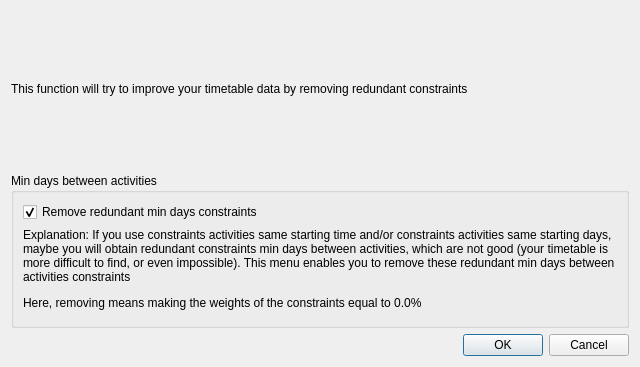
<?xml version="1.0" encoding="UTF-8"?>
<ui version="4.0">
 <class>RemoveRedundantForm_template</class>
 <widget class="QDialog" name="RemoveRedundantForm_template">
  <property name="geometry">
   <rect>
    <x>0</x>
    <y>0</y>
    <width>640</width>
    <height>367</height>
   </rect>
  </property>
  <property name="windowTitle">
   <string>Remove redundant constraints</string>
  </property>
  <layout class="QGridLayout" name="gridLayout_2">
   <item row="0" column="0">
    <widget class="QLabel" name="label_5">
     <property name="sizePolicy">
      <sizepolicy hsizetype="Minimum" vsizetype="Minimum">
       <horstretch>0</horstretch>
       <verstretch>0</verstretch>
      </sizepolicy>
     </property>
     <property name="text">
      <string>This function will try to improve your timetable data by removing redundant constraints</string>
     </property>
     <property name="wordWrap">
      <bool>true</bool>
     </property>
    </widget>
   </item>
   <item row="2" column="0">
    <widget class="QDialogButtonBox" name="buttonBox">
     <property name="orientation">
      <enum>Qt::Horizontal</enum>
     </property>
     <property name="standardButtons">
      <set>QDialogButtonBox::Cancel|QDialogButtonBox::Ok</set>
     </property>
    </widget>
   </item>
   <item row="1" column="0">
    <widget class="QGroupBox" name="groupBox">
     <property name="title">
      <string>Min days between activities</string>
     </property>
     <layout class="QGridLayout" name="gridLayout">
      <item row="0" column="0">
       <widget class="QCheckBox" name="removeRedundantCheckBox">
        <property name="text">
         <string>Remove redundant min days constraints</string>
        </property>
        <property name="checked">
         <bool>true</bool>
        </property>
       </widget>
      </item>
      <item row="1" column="0">
       <widget class="QLabel" name="label_4">
        <property name="sizePolicy">
         <sizepolicy hsizetype="Minimum" vsizetype="Minimum">
          <horstretch>0</horstretch>
          <verstretch>0</verstretch>
         </sizepolicy>
        </property>
        <property name="text">
         <string>Explanation: If you use constraints activities same starting time and/or constraints activities same starting days, maybe you will obtain redundant constraints min days between activities, which are not good (your timetable is more difficult to find, or even impossible). This menu enables you to remove these redundant min days between activities constraints</string>
        </property>
        <property name="wordWrap">
         <bool>true</bool>
        </property>
       </widget>
      </item>
      <item row="2" column="0">
       <widget class="QLabel" name="label_6">
        <property name="sizePolicy">
         <sizepolicy hsizetype="Preferred" vsizetype="Preferred">
          <horstretch>0</horstretch>
          <verstretch>0</verstretch>
         </sizepolicy>
        </property>
        <property name="text">
         <string>Here, removing means making the weights of the constraints equal to 0.0%</string>
        </property>
        <property name="wordWrap">
         <bool>true</bool>
        </property>
       </widget>
      </item>
     </layout>
    </widget>
   </item>
  </layout>
 </widget>
 <resources/>
 <connections/>
</ui>
